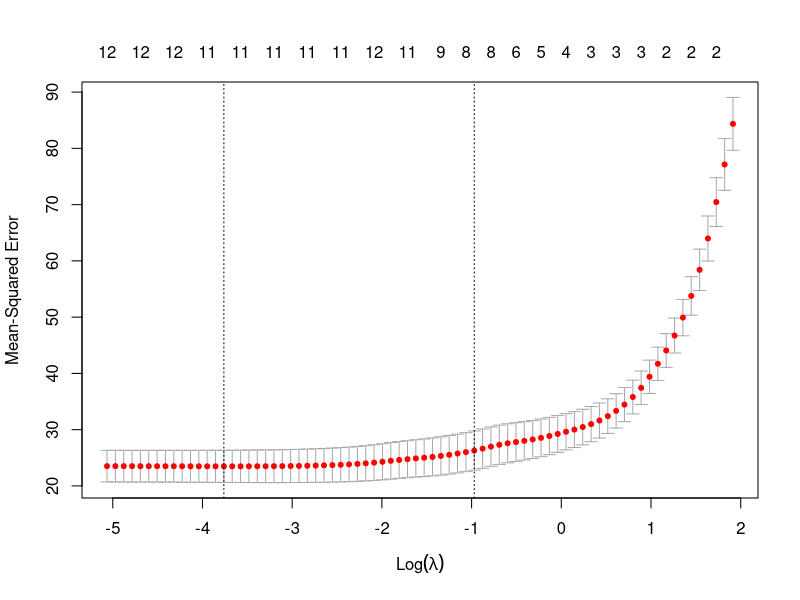
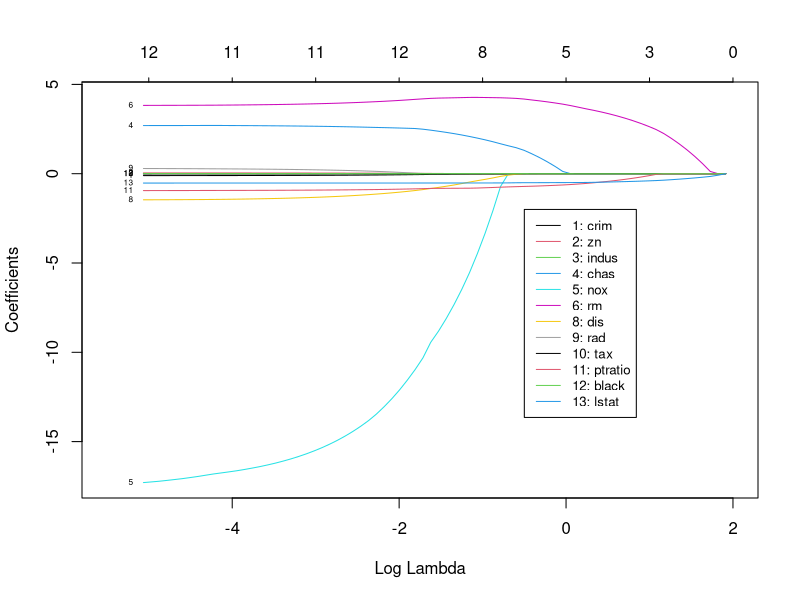

The R script that drew these images, in order:
# ----------------------------------------------------------------------------
# purpose:  fit a LASSO, 
# audience: you are expected to have some prior experience with R
# ----------------------------------------------------------------------------

# to learn more about LASSO, refer to:
# http://statweb.stanford.edu/~tibs/lasso.html

# ----------------------------------------------------------------------------
# load packages
# ----------------------------------------------------------------------------
(if (!require("glmnet")) install.packages("glmnet"))
library("glmnet") # use this package to fit a glmnet model
(if (!require("MASS")) install.packages("MASS"))
library("MASS") # use the Boston dataset

# ----------------------------------------------------------------------------
# identify the optimal value of lambda
# ----------------------------------------------------------------------------
# define response variable and predictor variables
response_column <- which(colnames(Boston) %in% c("medv"))
train_X <- data.matrix(Boston[, - response_column])
train_y <- Boston[, response_column]

# use cv.glmnet with 10-fold cross-validation to pick lambda
print("Started fitting LASSO")
model1 <- cv.glmnet(x = train_X, y = train_y, alpha = 1, nfolds = 10,
                    family = "gaussian", type.measure = "mse")
print("Finished fitting LASSO")
plot(model1)

# print out the optimal lambdas
cat("Lambda that gives minimum mean cross-validated error:",
    as.character(round(model1$lambda.min, 4)), "\n\n")
cat("Largest lambda with mean cross-validated error",
    "within 1 standard error of the minimum error:",
    as.character(round(model1$lambda.1se, 4)), "\n\n")
cat("Coefficients based on lambda that", 
    " gives minimum mean cross-validated error: \n")
print(coef(model1, s = "lambda.min"))

# ----------------------------------------------------------------------------
# check how lambda impacts the estimated coefficients
# ----------------------------------------------------------------------------
model2 <- glmnet(x = train_X, y = train_y, alpha = 1, family = "gaussian")

# identify variable names
vid <- as.character(seq(1,13))
vn = colnames(train_X)

# check and exclude the variables with coefficient value 0 
vnat = coef(model2)
vnat_f <- vnat[-1, ncol(vnat)] 
vid <- vid[vnat_f != 0]
vn <- vn[vnat_f != 0]

#define the legend description, line type, and line color
nvars <- length(vn)
legend_desc <- paste(vid, vn, sep=": ")
legend_desc
mylty <- rep(1,nvars)
mycl <- seq(1,nvars)

# plot
plot(model2, xvar = "lambda", label = TRUE, col = mycl, xlim = c(-5.5, 2))
legend(-0.5,-2, legend_desc, lty = mylty, col = mycl, cex = 0.8) 

# check coefficients from using glmnet() to compare with 
# those from cv.glmnet(): the same
coef(model2, s = model1$lambda.min)

# ----------------------------------------------------------------------------
# make predictions
# ----------------------------------------------------------------------------
# make predictions with model 1
x_new <- data.matrix(train_X[1:2, - response_column])
predictions_train <- predict(model1, newx = x_new, s = "lambda.min")
print(predictions_train)

# make predictions with model 2
predictions_train2 <- predict(model2, newx = x_new, s = model1$lambda.min)
print(predictions_train2)
